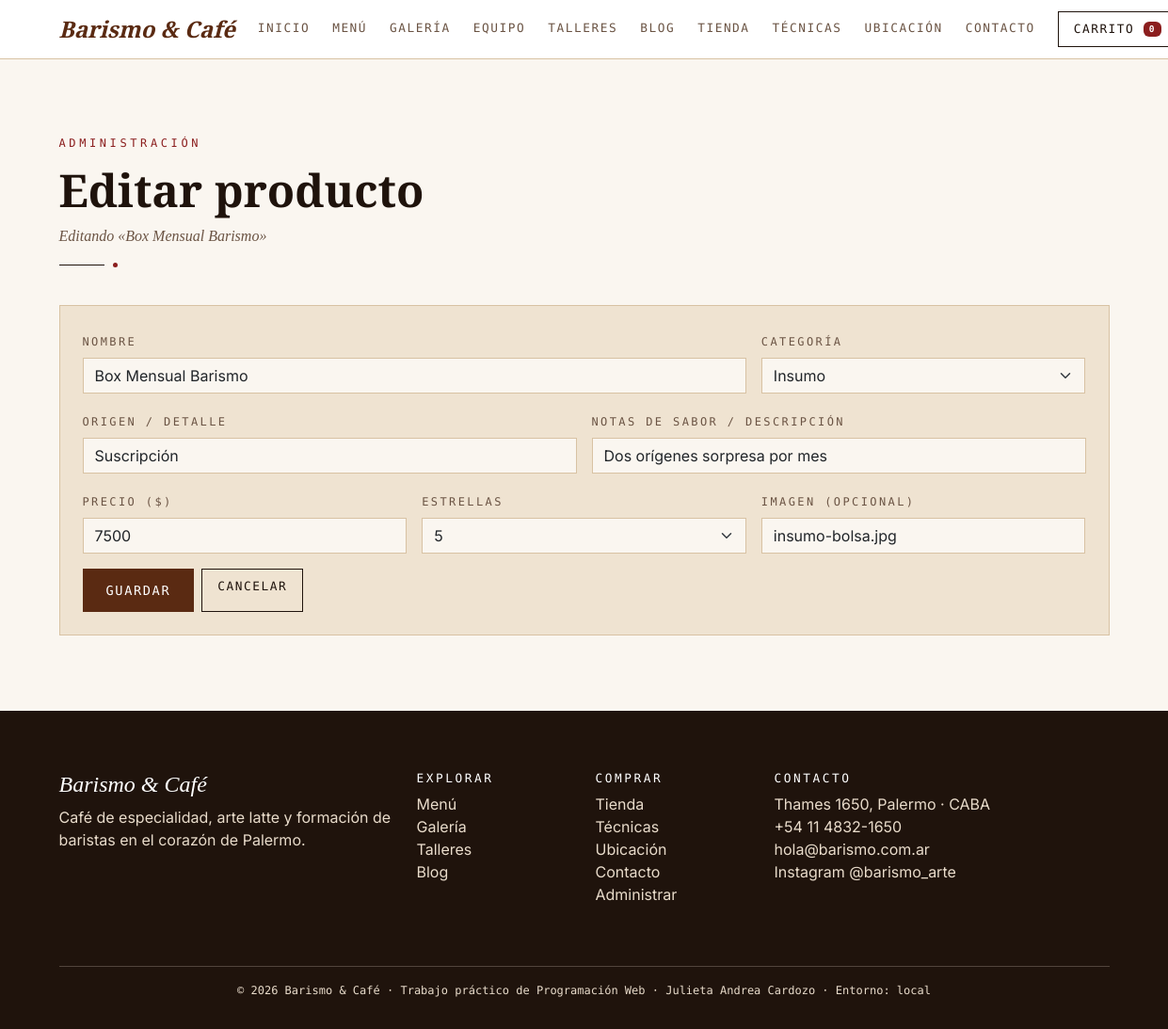
The app's page /admin/editar.php?id=8 with its own data.
### tables this page shows
CREATE TABLE IF NOT EXISTS productos (
  id INT UNSIGNED AUTO_INCREMENT PRIMARY KEY,
  nombre VARCHAR(120) NOT NULL,
  categoria ENUM('grano', 'insumo') NOT NULL DEFAULT 'grano',
  meta VARCHAR(120) NOT NULL DEFAULT '',
  notas VARCHAR(160) NOT NULL DEFAULT '',
  precio INT UNSIGNED NOT NULL DEFAULT 0,
  estrellas TINYINT UNSIGNED NOT NULL DEFAULT 5,
  imagen VARCHAR(100) NOT NULL DEFAULT '',
  creado TIMESTAMP DEFAULT CURRENT_TIMESTAMP
);

### config/config.php (called while the page is built, shortened)
<?php
function e(string $texto): string
{
    return htmlspecialchars($texto, ENT_QUOTES, 'UTF-8');
}

### admin/formulario.php (the view, shortened to what this page needs)
<?php
$clase_campo = fn (string $campo): string => isset($errores[$campo]) ? ' is-invalid' : '';
?>
          <form class="taller form-barismo p-4" method="post" action="<?= e($accion) ?>" novalidate>
            <div class="row g-3">
              <div class="col-md-8">
                <label class="form-label" for="nombre">Nombre</label>
                <input
                  class="form-control<?= $clase_campo('nombre') ?>"
                  type="text"
                  id="nombre"
                  name="nombre"
                  value="<?= e($datos['nombre']) ?>"
                  placeholder="Ej: Colombia Huila"
                  required
                  minlength="3"
                  maxlength="120"
                />
              </div>
              <div class="col-md-4">
                <label class="form-label" for="categoria">Categoría</label>
                <select
                  class="form-select<?= $clase_campo('categoria') ?>"
                  id="categoria"
                  name="categoria"
                  required
                >
                  <option value="insumo"<?= $datos['categoria'] === 'insumo' ? ' selected' : '' ?>>Insumo</option>
                </select>
              </div>
              <div class="col-md-6">
                <label class="form-label" for="meta">Origen / detalle</label>
                <input
                  class="form-control<?= $clase_campo('meta') ?>"
                  type="text"
                  id="meta"
                  name="meta"
                  value="<?= e($datos['meta']) ?>"
                  placeholder="Ej: América · Natural · 250 g"
                  maxlength="120"
                />
              </div>
              <div class="col-md-6">
                <label class="form-label" for="notas">Notas de sabor / descripción</label>
                <input
                  class="form-control<?= $clase_campo('notas') ?>"
                  type="text"
                  id="notas"
                  name="notas"
                  value="<?= e($datos['notas']) ?>"
                  placeholder="Ej: Caramelo · Uva · Chocolate"
                  maxlength="160"
                />
              </div>
              <div class="col-md-4">
                <label class="form-label" for="precio">Precio ($)</label>
                <input
                  class="form-control<?= $clase_campo('precio') ?>"
                  type="number"
                  id="precio"
                  name="precio"
                  value="<?= e($datos['precio']) ?>"
                  placeholder="3800"
                  min="1"
                  max="999999"
                  required
                />
              </div>
              <div class="col-md-4">
                <label class="form-label" for="estrellas">Estrellas</label>
                <select
                  class="form-select<?= $clase_campo('estrellas') ?>"
                  id="estrellas"
                  name="estrellas"
                  required
                >
<?php for ($i = 5; $i >= 1; $i--) : ?>
                  <option value="<?= $i ?>"<?= (string) $i === $datos['estrellas'] ? ' selected' : '' ?>><?= $i ?></option>
<?php endfor; ?>
                </select>
              </div>
              <div class="col-md-4">
                <label class="form-label" for="imagen">Imagen (opcional)</label>
                <input
                  class="form-control<?= $clase_campo('imagen') ?>"
                  type="text"
                  id="imagen"
                  name="imagen"
                  value="<?= e($datos['imagen']) ?>"
                  placeholder="grano-brasil.jpg"
                  maxlength="100"
                />
              </div>
              <div class="col-12 d-flex gap-2">
                <button class="btn btn-cafe" type="submit">Guardar</button>
                <a class="btn btn-borde" href="index.php">Cancelar</a>
              </div>
            </div>
          </form>

### admin/editar.php (shortened to what this page needs)
<?php
require_once __DIR__ . '/../config/conexion.php';
$id = filter_input(INPUT_GET, 'id', FILTER_VALIDATE_INT, ['options' => ['min_range' => 1]]);
$stmt = $pdo->prepare('SELECT * FROM productos WHERE id = :id');
$stmt->execute([':id' => $id]);
$producto = $stmt->fetch();
$datos = [
    'nombre' => $producto['nombre'],
    'categoria' => $producto['categoria'],
    'meta' => $producto['meta'],
    'notas' => $producto['notas'],
    'precio' => (string) $producto['precio'],
    'estrellas' => (string) $producto['estrellas'],
    'imagen' => $producto['imagen'],
];
$errores = [];
$accion = 'editar.php?id=' . $id;
require_once __DIR__ . '/../includes/header.php';
require_once __DIR__ . '/../includes/nav.php';
?>
    <main id="contenido">
      <section class="seccion seccion-papel" aria-labelledby="titulo-editar">
        <div class="container">
          <p class="eyebrow">Administración</p>
          <h1 class="titulo-seccion" id="titulo-editar">Editar producto</h1>
          <p class="subtitulo">Editando «<?= e($producto['nombre']) ?>»</p>
          <div class="divisor" aria-hidden="true"></div>
<?php require __DIR__ . '/formulario.php'; ?>
        </div>
      </section>
    </main>
<?php require_once __DIR__ . '/../includes/footer.php'; ?>

### css/styles.css (style rules this page uses)
:root { --crema: #f6efe5; --crema-oscura: #efe3d1; --papel: #faf6f0; --borde: #d8c2a3; --cafe: #5a2a12; --cafe-oscuro: #1f130c; --bordo: #8b1e1e; --texto: #3b2a20; --texto-suave: #6b5444; --fuente-titulos: "Playfair Display", Georgia, serif; --fuente-mono: "DM Mono", "Courier New", monospace; --fuente-texto: "Inter", system-ui, sans-serif; }
body { font-family: var(--fuente-texto); color: var(--texto); background-color: #fff; }
h1, h2, h3, h4, .font-titulo { font-family: var(--fuente-titulos); color: var(--cafe-oscuro); }
a { color: var(--cafe); }
.seccion { padding: 5rem 0; }
.seccion-papel { background-color: var(--papel); }
.eyebrow { font-family: var(--fuente-mono); font-size: 0.75rem; letter-spacing: 0.3em; text-transform: uppercase; color: var(--bordo); margin-bottom: 0.75rem; }
.titulo-seccion { font-weight: 900; font-size: clamp(2rem, 4vw, 3rem); margin-bottom: 0.5rem; }
.subtitulo { font-family: var(--fuente-titulos); font-style: italic; color: var(--texto-suave); }
.divisor { display: flex; align-items: center; gap: 0.6rem; margin: 1rem 0 2.5rem; }
.divisor::before { content: ""; width: 3rem; height: 1px; background-color: var(--cafe-oscuro); }
.divisor::after { content: ""; width: 5px; height: 5px; border-radius: 50%; background-color: var(--bordo); }
.btn-cafe { background-color: var(--cafe); border: 1px solid var(--cafe); color: #fff; border-radius: 0; font-family: var(--fuente-mono); letter-spacing: 0.12em; text-transform: uppercase; font-size: 0.85rem; padding: 0.75rem 1.5rem; }
.btn-borde { background-color: transparent; border: 1px solid var(--cafe-oscuro); color: var(--cafe-oscuro); border-radius: 0; font-family: var(--fuente-mono); letter-spacing: 0.12em; text-transform: uppercase; font-size: 0.8rem; padding: 0.5rem 1rem; }
.taller { background-color: var(--crema-oscura); border: 1px solid var(--borde); padding: 1.5rem; }
.form-barismo .form-label { font-family: var(--fuente-mono); font-size: 0.75rem; letter-spacing: 0.2em; text-transform: uppercase; color: var(--texto-suave); }
.form-barismo .form-control, .form-barismo .form-select { border-radius: 0; border-color: var(--borde); background-color: var(--papel); }

### records on screen
productos: nombre "Box Mensual Barismo", categoria "Insumo", meta "Suscripción", notas "Dos orígenes sorpresa por mes", precio "7500", estrellas "5", imagen "insumo-bolsa.jpg"

### other values on screen
APP_NAME "Barismo & Café"
$etiqueta "INICIO"
$etiqueta "MENÚ"
$etiqueta "GALERÍA"
$etiqueta "EQUIPO"
$etiqueta "TALLERES"
$etiqueta "BLOG"
$etiqueta "TIENDA"
$etiqueta "TÉCNICAS"
$etiqueta "UBICACIÓN"
$etiqueta "CONTACTO"
APP_ADDRESS "Thames 1650, Palermo · CABA"
APP_PHONE "+54 11 4832-1650"
APP_EMAIL "hola@barismo.com.ar"
APP_ENV "local"
